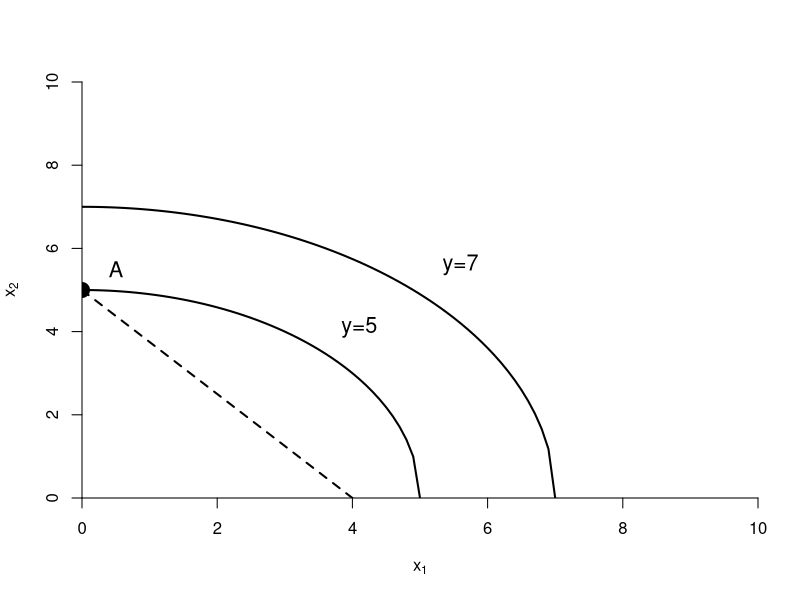

The R source for this figure:
# taken from https://economics.stackexchange.com/questions/8873/ces-production-function-with-rho1

remove(list = ls())

y1 <- 5
y2 <- 7

curve(sqrt(y1^2-x^2), from=0, to=10, ylim=c(0,10),type = "l", xlab = expression(x[1]), ylab = expression(x[2]), xaxs="i", yaxs="i",axes = TRUE, lwd = 2, bty="n")
curve(sqrt(y2^2-x^2), from=0, to=10, ylim=c(0,10),type = "l", xlab = "x_1", ylab = "x_2", xaxs="i", yaxs="i", lwd = 2, bty="n", add = TRUE)

segments(x0 = 0, y = 5, x1 = 4, y1 = 0, col = 1, lwd = 2,lty = 2)

points(0, 5, type="p", pch=19, col="black", cex=2)
text(0.5, 5.5, "A",cex = 1.3)
text(4.1, 4.1, expression("y=5"),cex = 1.3)
text(5.6, 5.6, expression("y=7"),cex = 1.3)
